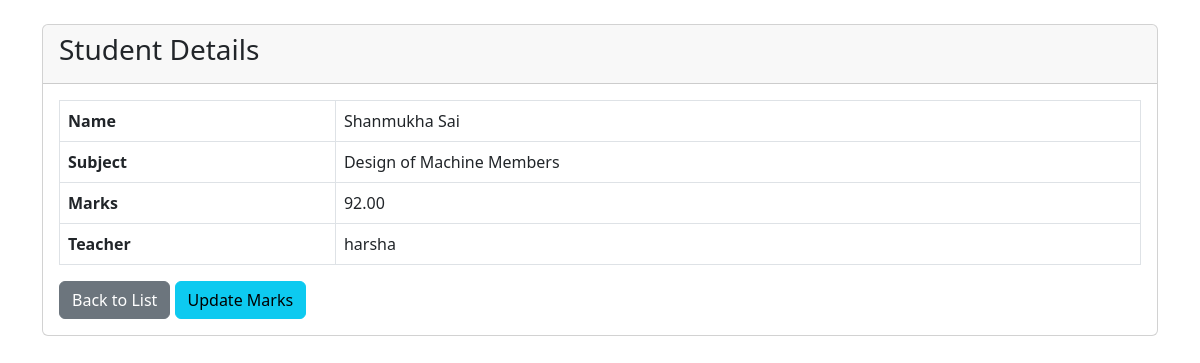
Screenshot of /student/6/ (signed in) with the database file from the repository.
### portal/models.py (models this page shows, shortened)
class Student(models.Model):
    name = models.CharField(max_length=100)
    subject = models.CharField(max_length=100)
    marks = models.DecimalField(max_digits=5, decimal_places=2)
    teacher = models.ForeignKey(Teacher, on_delete=models.CASCADE)
    class Meta:
        unique_together = ('name', 'subject', 'teacher')

class Teacher(AbstractUser):
    pass

### portal/views.py (the view)
# urls.py: path('student/<int:student_id>/', views.student_detail_view, name='student_detail'),
@login_required
def student_detail_view(request, student_id):
    student = get_object_or_404(Student, id=student_id, teacher=request.user)
    return render(request, 'portal/student_details.html', {'student': student})

### templates/portal/student_details.html (shortened to what this page needs)
{% extends "base.html" %}
{% block content %}
<div class="container mt-4">
    <div class="card">
        <div class="card-header">
            <h3>Student Details</h3>
        </div>
        <div class="card-body">
            <table class="table table-bordered">
                <tr>
                    <th>Name</th>
                    <td>{{ student.name }}</td>
                </tr>
                <tr>
                    <th>Subject</th>
                    <td>{{ student.subject }}</td>
                </tr>
                <tr>
                    <th>Marks</th>
                    <td data-field="marks">{{ student.marks }}</td>
                </tr>
                <tr>
                    <th>Teacher</th>
                    <td>{{ student.teacher.username }}</td>
                </tr>
            </table>
            <a href="{% url 'home' %}" class="btn btn-secondary">Back to List</a>
            <button class="btn btn-info update-btn" data-id="{{ student.id }}" data-subject="{{ student.subject }}">Update Marks</button>
        </div>
    </div>
</div>
{% endblock %}

### rows the page displays
Student: name "Shanmukha Sai", subject "Design of Machine Members", marks "92.00", teacher.username "harsha"
